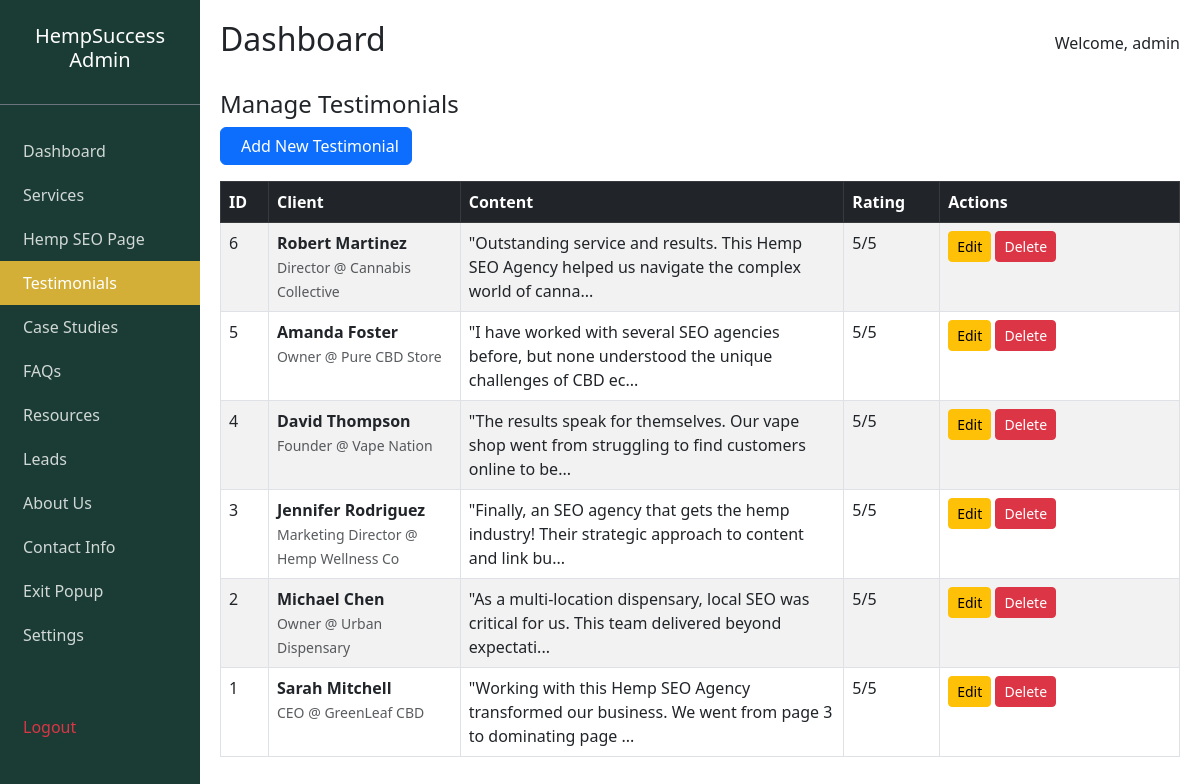
/admin/testimonials.php (signed in), run on the app's committed database.
### tables this page shows
CREATE TABLE IF NOT EXISTS testimonials (
    id INT AUTO_INCREMENT PRIMARY KEY,
    client_name VARCHAR(100) NOT NULL,
    position VARCHAR(100),
    company VARCHAR(100),
    content TEXT,
    rating INT DEFAULT 5,
    image_path VARCHAR(255),
    created_at TIMESTAMP DEFAULT CURRENT_TIMESTAMP
);

### admin/testimonials.php (the view, shortened to what this page needs)
<?php
require_once '../config/db.php';
include 'includes/header.php';
$testimonials = $pdo->query("SELECT * FROM testimonials ORDER BY id DESC")->fetchAll();
?>
<div class="row">
    <div class="col-md-12">
        <h4>Manage Testimonials</h4>
        <button class="btn btn-primary mb-3" data-bs-toggle="modal" data-bs-target="#addModal">
            <i class="ri-add-line me-2"></i>Add New Testimonial
        </button>
        <table class="table table-bordered table-striped">
            <thead class="table-dark">
                <tr>
                    <th width="5%">ID</th>
                    <th width="20%">Client</th>
                    <th width="40%">Content</th>
                    <th width="10%">Rating</th>
                    <th width="25%">Actions</th>
                </tr>
            </thead>
            <tbody>
                <?php foreach ($testimonials as $t): ?>
                    <tr>
                        <td>
                            <?php echo $t['id']; ?>
                        </td>
                        <td>
                            <strong>
                                <?php echo htmlspecialchars($t['client_name']); ?>
                            </strong><br>
                            <small class="text-muted">
                                <?php echo htmlspecialchars($t['position']); ?> @
                                <?php echo htmlspecialchars($t['company']); ?>
                            </small>
                        </td>
                        <td>
                            <?php echo htmlspecialchars(substr($t['content'], 0, 100)) . '...'; ?>
                        </td>
                        <td>
                            <?php echo $t['rating']; ?>/5
                        </td>
                        <td>
                            <button class="btn btn-sm btn-warning" data-bs-toggle="modal"
                                data-bs-target="#editModal<?php echo $t['id']; ?>">
                                <i class="ri-edit-line"></i> Edit
                            </button>
                            <form method="POST" style="display:inline;"
                                onsubmit="return confirm('Are you sure you want to delete this testimonial?');">
                                <button type="submit" name="delete" class="btn btn-danger btn-sm">
                                    <i class="ri-delete-bin-line"></i> Delete
                                </button>
                            </form>
                        </td>
                    </tr>
                <?php endforeach; ?>
            </tbody>
        </table>
    </div>
</div>
<?php include 'includes/footer.php'; ?>

### data on the page
testimonials: id "6", client_name "Robert Martinez", position "Director", company "Cannabis Collective", content "\"Outstanding service and results. This Hemp SEO Agency helped us navigate the complex world of canna", rating "5"
testimonials: id "5", client_name "Amanda Foster", position "Owner", company "Pure CBD Store", content "\"I have worked with several SEO agencies before, but none understood the unique challenges of CBD ec", rating "5"
testimonials: id "4", client_name "David Thompson", position "Founder", company "Vape Nation", content "\"The results speak for themselves. Our vape shop went from struggling to find customers online to be", rating "5"
testimonials: id "3", client_name "Jennifer Rodriguez", position "Marketing Director", company "Hemp Wellness Co", content "\"Finally, an SEO agency that gets the hemp industry! Their strategic approach to content and link bu", rating "5"
testimonials: id "2", client_name "Michael Chen", position "Owner", company "Urban Dispensary", content "\"As a multi-location dispensary, local SEO was critical for us. This team delivered beyond expectati", rating "5"
testimonials: id "1", client_name "Sarah Mitchell", position "CEO", company "GreenLeaf CBD", content "\"Working with this Hemp SEO Agency transformed our business. We went from page 3 to dominating page", rating "5"

### other printed values
$_SESSION['username'] "admin"
